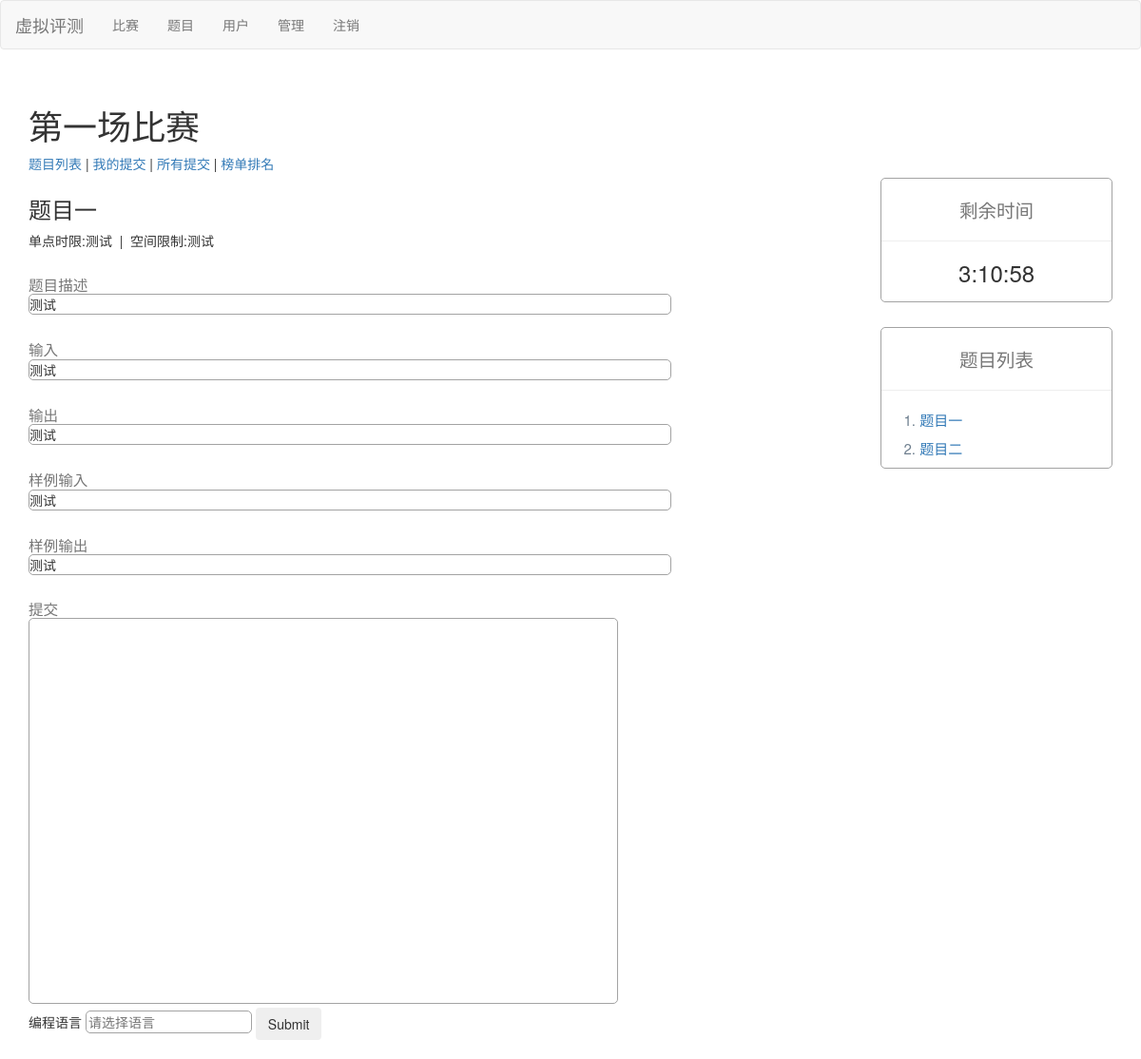
Before: /contest/1/1 (signed in) with the older database file.
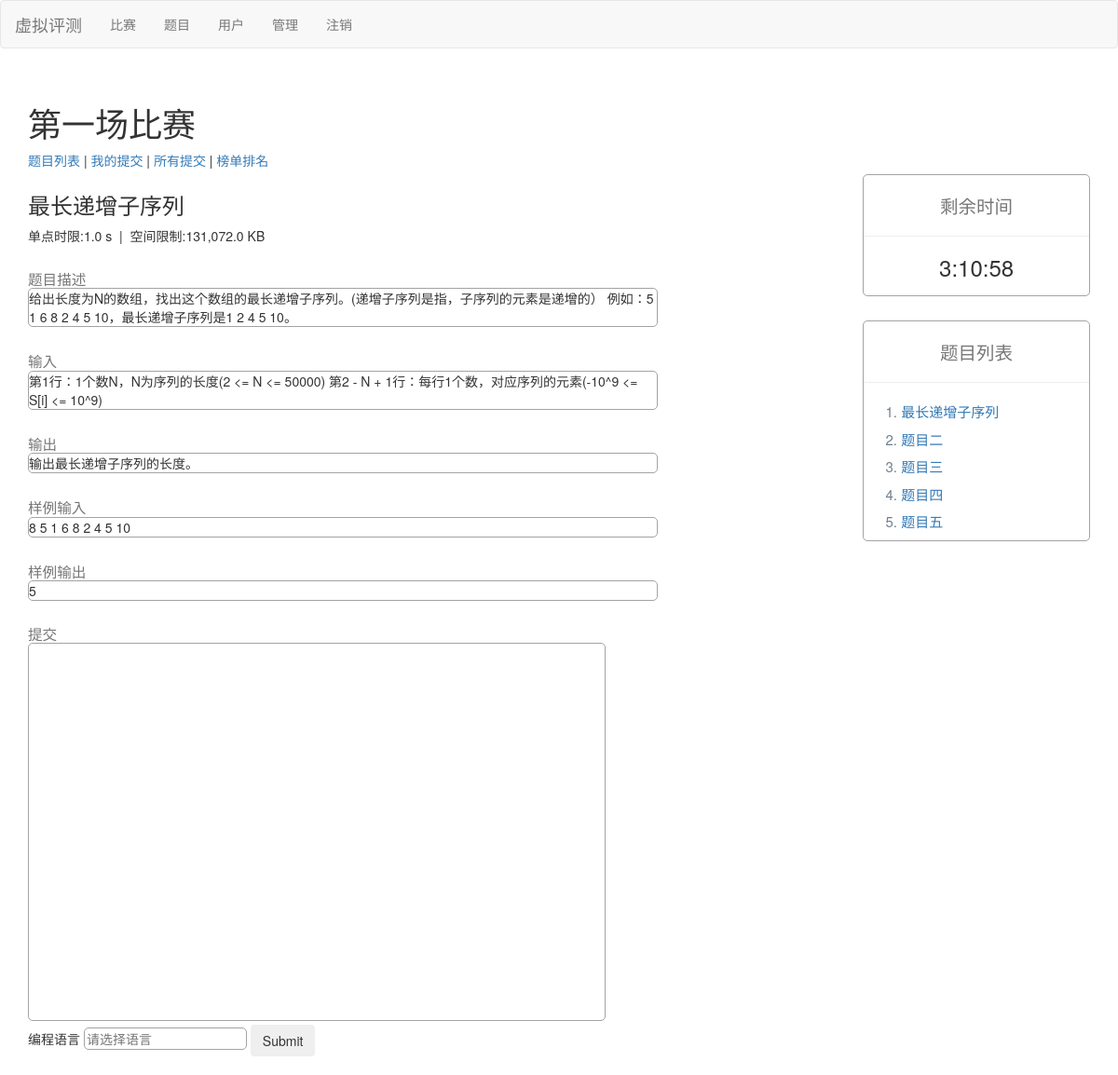
After: the same page with the newer database file.
### problem/models.py (models this page shows, shortened)
class Problem(models.Model):
    title = models.TextField(default='无可奉告')
    description = models.TextField(default='无可奉告')
    time_limit = models.TextField(default='无可奉告')
    memory_limit = models.TextField(default='无可奉告')
    problem_id = models.IntegerField(default=-1)  # oj上的题目id
    input_description = models.TextField(default='无可奉告')
    output_description = models.TextField(default='无可奉告')
    sample_input = models.TextField(default='无可奉告')
    sample_output = models.TextField(default='无可奉告')
    accept_count = models.IntegerField(default=0)
    score = models.IntegerField(default=0)

### contest/views.py (the view, shortened to what this page needs)
# urls.py: path('<int:contest_id>/<int:problem_id>',views.problem_view),
def problem_view(request, contest_id, problem_id):
    def _get_user_submit(request, contest_id, problem_id):
        user_submit = {
            'contest': get_object_or_404(Contest, pk=contest_id),
            'problem': get_object_or_404(Problem, pk=problem_id),
            'user': get_object_or_404(User, pk=request.session.get('_auth_user_id')),
            'code': request.POST['code'],
            'language': request.POST['language']
        }
        return user_submit
    if not request.user.is_authenticated:
        return redirect('login')
    contest = get_object_or_404(Contest, pk=contest_id)
    if request.method == 'GET':
        problem_id_list = eval(contest.problem_id_list)
        problem_list = Problem.objects.filter(id__in=problem_id_list)
        current_problem = get_object_or_404(Problem, pk=problem_id)
        template_args = {
            'current_problem': current_problem,
            'problem_list': problem_list,
            'contest': contest
        }
        return render(request, 'contest_problem_view.html', template_args)

### templates/contest_problem_view.html (shortened to what this page needs)
{% extends 'contest_base.html' %}
{% block contest_base %}
<div style="width:77%;height:200px;display: inline-block;">
    <div class="">
        <h3>{{ current_problem.title }}</h3>
    </div>
    <div class="">单点时限:{{ current_problem.time_limit }}&nbsp;&nbsp;|&nbsp;&nbsp;空间限制:{{ current_problem.memory_limit }}
    </div>
    <h3 style="margin-bottom: 0;"><small>题目描述</small></h3>
    <div class=" border">{{ current_problem.description }}</div>
    <h3 style="margin-bottom: 0;"><small>输入</small></h3>
    <div class=" border">{{ current_problem.input_description }}</div>
    <h3 style="margin-bottom: 0;"><small>输出</small></h3>
    <div class=" border">{{ current_problem.output_description }}</div>
    <h3 style="margin-bottom: 0;"><small>样例输入</small></h3>
    <div class=" border">{{ current_problem.sample_input }}</div>
    <h3 style="margin-bottom: 0;"><small>样例输出</small></h3>
    <div class=" border">{{ current_problem.sample_output }}</div>
</div>
<h3 style="margin-bottom: 0;"><small>提交</h3></small>
<div>
    <form action="" method="POST">
        <textarea name="code" id="" cols="80" rows="20" class="border"  style="resize:none" ></textarea>
        <br>
        编程语言
        <input type="text" name="language" list="list_item" placeholder="请选择语言" class="border">
        <input type="submit" class="btn">
    </form>
</div>
<br>
{% endblock contest_base %}

### templates/contest_base.html
{% extends 'base.html' %}
{% block base %}
<body>
    <div>
        <h1>{{ contest.title }}</h1>
        <div style="width:75%;height:25px;">
            <a href=".">题目列表</a> |
            <a href="mysubmit">我的提交</a> |
            <a href="judge">所有提交</a> |
            <a href="rank">榜单排名</a>
        </div>
        <div style="width:77%;height:200px;display: inline-block;">
            {% block contest_base %}
            {% endblock contest_base %}
        </div>
        <div style=" width:23%;height:100px;float : right;">
            <div class="text-center">
                <div style="margin-left: 7%;" class="border">
                    <h2 style="margin-top:5%"><small> 剩余时间 </small></h2>
                    <hr>
                    <h3 style="margin-bottom: 7%;">3:10:58</h3>
                </div>
            </div>
            <div style="margin-left: 7%;margin-top:10%;" class="border">
                <div style="height:15%">
                    <h2 style="margin-top:5%" class="text-center"><small> 题目列表 </small></h2>
                </div>
                <hr>
                <div>
                    <ol style="margin-top: 0%;">
                        {% for problem in problem_list %}
                        <li class="list_text"><a href="{{ problem.id }}">
                            {{ problem.title }}
                        </a></li>
                        {% endfor %}
                    </ol>
                </div>
            </div>
        </div>
    </div>
</body>
</html>
{% endblock base %}

Changed rows visible on the page:
changed Problem: title "题目一" → "最长递增子序列"; time_limit "测试" → "1.0 s"; memory_limit "测试" → "131,072.0 KB"; description "测试" → "给出长度为N的数组，找出这个数组的最长递增子序列。(递增子序列是指，子序列的元素是递增的） 例如：5 1 6 8 2 4 5 10，最长递增子序列是1 2 4 5 10。"; input_description "测试" → "第1行：1个数N，N为序列的长度(2 <= N <= 50000) 第2 - N + 1行：每行1个数，对应序列的元素(-10^9 <= S[i] <= 10^9)"; output_description "测试" → "输出最长递增子序列的长度。"; sample_input "测试" → "8 5 1 6 8 2 4 5 10"; sample_output "测试" → "5"
added Problem: title "题目三"
added Problem: title "题目四"
added Problem: title "题目五"
